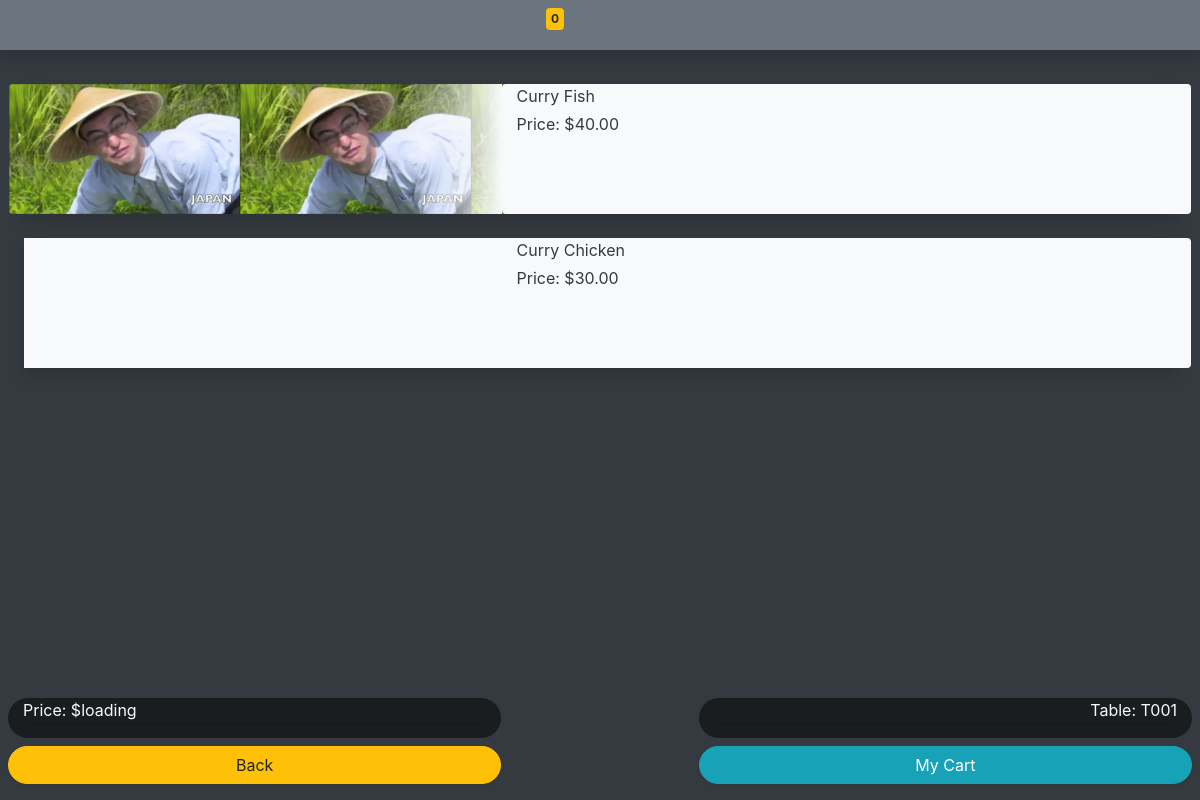
The app's page /home/menu/items (signed in), older data.
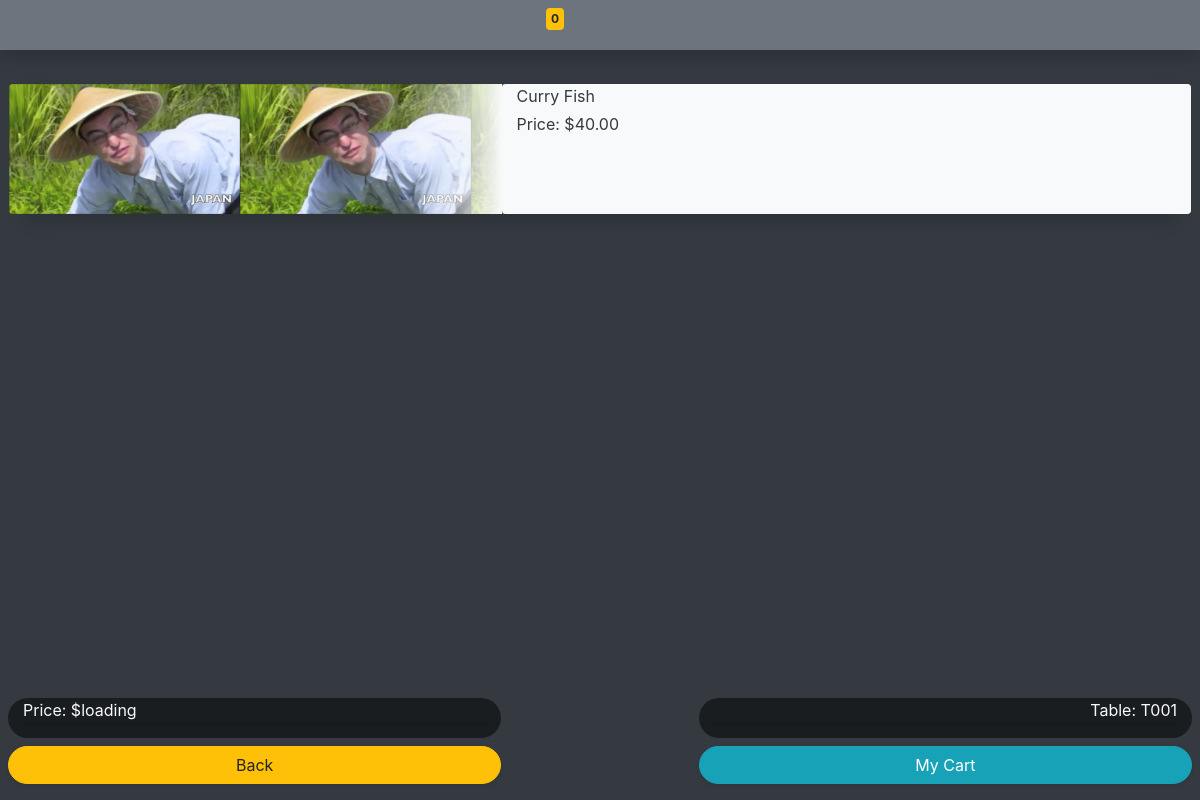
The same page, newer data.
### restaurant/models.py (models this page shows, shortened)
class Food(models.Model):
    food_id = models.CharField(max_length=10, primary_key=True)
    food_name = models.CharField(max_length=50)
    category_id = models.ForeignKey(Category, null=True, on_delete=models.SET_NULL)
    price = models.DecimalField(max_digits=10, decimal_places=2)
    description = models.TextField()
    image = models.ImageField(upload_to='menu/food')
    available = models.BooleanField(default=True)

### restaurant/views.py (the view)
# urls.py: url(r'^home/menu/items$', restaurant.views.block_items, name='items'),
@login_required(redirect_field_name='login')
def block_items(request):
    category_id = request.POST.get('category_id')
    foods = Food.objects.filter(category_id = category_id)
    foods = Food.objects.filter(available = True)
    title = Category.objects.filter(category_id = category_id)
    args = {'Food': foods, 'Title': title, 'category_id': category_id}
    return render(
		request,
		'restaurant/block_items.html',
		args,
    )

### restaurant/templates/restaurant/block_items.html (shortened to what this page needs)
<!DOCTYPE html>
<html lang="en">
<head>
</head>
<body>
{% extends "restaurant/items.html" %}
{% block header %}
<section id="page_header" class="fixed-top">
  <div class="w-100 bg-secondary shadow" style="height: 50px">
    <div class="float-left align-bottom" style="width: 47%">
      <h4 id="item_count" class="float-right badge badge-warning" style="padding: 5px; margin-top:8px">0</h4>
    </div>
  </div>
</section>
{% endblock %}
{% block content %}
<section id="maincontainer" style="margin-top: 60px; margin-bottom: 60px">
{% for a in Food %}
  <div class="m-4 bg-light shadow" id="{{a.food_name}} main" data-toggle="modal" data-target="#{{a.food_id}}_modal">
    <div class="row rounded" style="background-image: url({{a.image.url}}); background-size: auto 100%; height: 130px">
      <div class="col-1 offset-4 opa"></div>
      <div class="col bg-light rounded">
        <p class="text-dark custom_text" style="line-height: 1.5em">{{a.food_name}}</p>
        <p class="text-dark" style="line-height: 0em">Price: ${{a.price}}</p>
      </div>
    </div>
  </div>
  {% endfor %} </section>
{% endblock %}
{% block footer %}
<section id="page_footer" class="fixed-bottom">
  <section class="fixed-bottom">
    <div class="row m-2">
      <div class="col-5 rounded-pill transparent_bg">
        <p class="w-100 text-left text-light shadow-sm"><span>Price: $</span><span id="total_cost">loading</span></p>
      </div>
      <div class="col-5 offset-2 rounded-pill transparent_bg">
        <p class="w-100 text-right text-light shadow-sm"><span>Table: </span><span id="table_id">
        {{user.username}}
		</span></p>
      </div>
    </div>
    <div class="row justify-content-between m-2">
      <a class="col-5 btn btn-warning rounded-pill w-100 h6 shadow-sm" href="{% url 'menu' %}">Back</a>
      <form class="col-5 offset-2" style="padding-left: 0px;padding-right: 0px;" typeof="hide" action="{% url 'cart' %}" method="post" onclick="submit()">
       <p class="btn btn-info  rounded-pill w-100 h6 shadow-sm" id="proceed_button">My Cart</p>
      </form>
    </div>
  </section>
</section>
{% endblock %}

### restaurant/templates/restaurant/items.html (shortened to what this page needs)
﻿<!doctype html>
<html lang="en">
  <head>
    <link rel="stylesheet" href="https://stackpath.bootstrapcdn.com/bootstrap/4.4.1/css/bootstrap.min.css">
      {% load staticfiles %}
  </head>
	<body class="bg-dark">
	{% block header %}
	{% endblock %}
	{% block content %}
	{% endblock %}
	{% block footer %}
	{% endblock %}
  </body>
</html>

### restaurant/templates/restaurant/items.html (style rules this page uses)
.opa { background: linear-gradient(90deg, rgba(248,249,250,0), rgba(248,249,250,1)); }
.transparent_bg { background: rgba(0, 0, 0, 0.5) }

Row changes from the older to the newer data that the page shows:
no longer on this page (row edited): Food: food_name "Curry Chicken", price "30.00"
